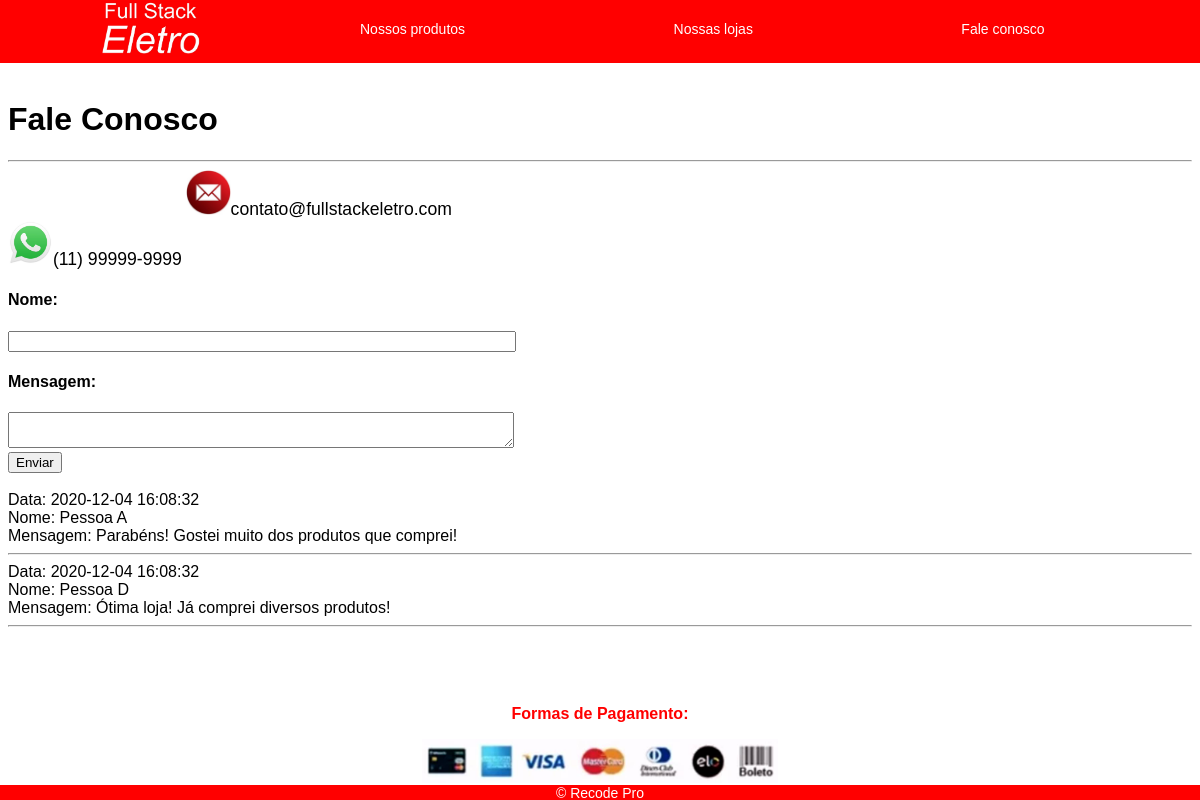
Page /PHP_BD_Projeto_individual_Sabrina/fseletro_PHP_BD_Sabrina/fale_conosco.php on the committed database.
### tables this page shows
CREATE TABLE `comentario` (
  `idcoment` int AUTO_INCREMENT,
  `nome` varchar(100),
  `mensagem` varchar(300),
  `data` datetime default now(),  
  PRIMARY KEY (`idcoment`)
);

### PHP_BD_Projeto_individual_Sabrina/fseletro_PHP_BD_Sabrina/fale_conosco.php (the view, shortened to what this page needs)
<?php
    $servername = "localhost";
    $username = "root";
    $password = "";
    $database = "fseletro";
    $conn = mysqli_connect ($servername, $username, $password, $database);
?>
<!Doctype html>
<html lang="pt-br">
    <head>
        <link rel="stylesheet" href="./css/estilo.css">
    </head>
    <body>
        <main>
            <header>
                <h1>Fale Conosco</h1>
            </header>
            <hr>
            <section class="contato">
                <div class="linha1ecol1">
                    <img width="45px" src="./imagens/email.jpg" alt="Email">contato@fullstackeletro.com
                </div>
                <div class="linha1ecol2">
                    <img width="45px" src="./imagens/whatsapp.jpg" alt="Whatsapp">(11) 99999-9999
                </div>
            </section>
            <form method="post">
                <h4>Nome:</h4>
                <input type="text" name="nome" style="width: 500px;">
                <h4>Mensagem:</h4>
                <textarea name="mensagem" style="width: 500px;"></textarea>
                <br>
                <input type="submit" value="Enviar">
                <br><br>
            </form>
            <?php
                $sql = "select * from comentario";
                $result = $conn->query($sql);
                if ($result->num_rows>0){
                    while($rows=$result->fetch_assoc()){
                        echo "Data: ", $rows['data'], "<br>";
                        echo "Nome: ", $rows['nome'], "<br>";
                        echo "Mensagem: ", $rows['mensagem'], "<br>";
                        echo "<hr>";
                    }
                }
                else{
                    echo "Nenhum comentário ainda!";
                }
            ?>
        </main>
        <br><br><br>
        <footer class="rodape">
            <p id="cor_red">
                Formas de Pagamento:
            </p>
            <img width="30%" src="./imagens/pagamento.jpg" alt="Pagamento">
            <p id="recode">&copy; Recode Pro</p>
        </footer>
    </body>
</html>

### PHP_BD_Projeto_individual_Sabrina/fseletro_PHP_BD_Sabrina/css/estilo.css (style rules this page uses)
body { font-family: Arial, Helvetica, sans-serif; position: relative; top:80px; }
p#cor_red { font-size: 16px; color: #ff0000; font-weight: 900; }
a.imagem_logo { margin-top: -19px; padding-left: 100px; position: absolute; }
a.produtos_menu { color:#ffffff; display: inline; position: relative; left: 30%; font-size: 14px; padding-right: 17%; text-decoration: none; }
nav.menu { margin-left: -8px; position: fixed; background-color: #ff0000; padding-top: 25px; padding-bottom: 25px; width: 100%; top:-5px; }
footer.rodape { font-size: 14px; text-align: center; }
p#recode { margin-left: -8px; position: fixed; bottom: -15px; background-color: #ff0000; width: 100%; color: #ffffff; }
section.contato { font-size: 110%; }
div.linha1ecol1 { margin-left: 15%; padding-right: 35%; display: inline-block; }
div.linha1ecol2 { margin-right: 15%; display: inline-block; }

### rows in the picture
comentario: data "2020-12-04 16:08:32", nome "Pessoa A", mensagem "Parabéns! Gostei muito dos produtos que comprei!"
comentario: data "2020-12-04 16:08:32", nome "Pessoa D", mensagem "Ótima loja! Já comprei diversos produtos!"
